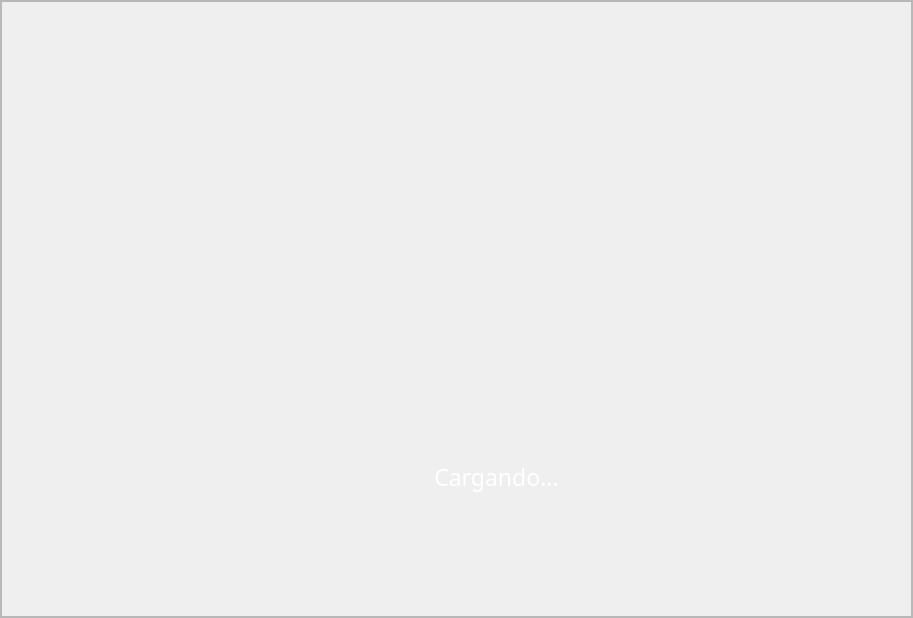
<?xml version="1.0" encoding="UTF-8"?>
<ui version="4.0">
 <class>MainWindow</class>
 <widget class="QMainWindow" name="MainWindow">
  <property name="geometry">
   <rect>
    <x>0</x>
    <y>0</y>
    <width>913</width>
    <height>618</height>
   </rect>
  </property>
  <property name="windowTitle">
   <string>MainWindow</string>
  </property>
  <widget class="QWidget" name="centralwidget">
   <layout class="QHBoxLayout" name="horizontalLayout">
    <property name="spacing">
     <number>0</number>
    </property>
    <property name="leftMargin">
     <number>0</number>
    </property>
    <property name="topMargin">
     <number>0</number>
    </property>
    <property name="rightMargin">
     <number>0</number>
    </property>
    <property name="bottomMargin">
     <number>0</number>
    </property>
    <item>
     <layout class="QVBoxLayout" name="verticalLayout">
      <property name="spacing">
       <number>0</number>
      </property>
      <item>
       <widget class="QFrame" name="frame">
        <property name="styleSheet">
         <string notr="true">QFrame{
border-image: url(:/Icon/imagenfondo4-59.jpg);
}</string>
        </property>
        <property name="frameShape">
         <enum>QFrame::StyledPanel</enum>
        </property>
        <property name="frameShadow">
         <enum>QFrame::Raised</enum>
        </property>
        <layout class="QHBoxLayout" name="horizontalLayout_2">
         <property name="spacing">
          <number>0</number>
         </property>
         <property name="leftMargin">
          <number>0</number>
         </property>
         <property name="topMargin">
          <number>0</number>
         </property>
         <property name="rightMargin">
          <number>0</number>
         </property>
         <property name="bottomMargin">
          <number>0</number>
         </property>
         <item>
          <widget class="QFrame" name="frame_2">
           <property name="styleSheet">
            <string notr="true">QFrame{
border-image: none;
}</string>
           </property>
           <property name="frameShape">
            <enum>QFrame::StyledPanel</enum>
           </property>
           <property name="frameShadow">
            <enum>QFrame::Raised</enum>
           </property>
           <widget class="QLabel" name="label_2">
            <property name="geometry">
             <rect>
              <x>0</x>
              <y>460</y>
              <width>991</width>
              <height>31</height>
             </rect>
            </property>
            <property name="font">
             <font>
              <family>Cairo</family>
              <pointsize>17</pointsize>
              <weight>50</weight>
              <bold>false</bold>
             </font>
            </property>
            <property name="styleSheet">
             <string notr="true">color:#FFF;

background:none</string>
            </property>
            <property name="text">
             <string>Cargando...</string>
            </property>
            <property name="alignment">
             <set>Qt::AlignCenter</set>
            </property>
           </widget>
           <widget class="QLabel" name="label">
            <property name="geometry">
             <rect>
              <x>0</x>
              <y>50</y>
              <width>991</width>
              <height>101</height>
             </rect>
            </property>
            <property name="maximumSize">
             <size>
              <width>2000</width>
              <height>200</height>
             </size>
            </property>
            <property name="styleSheet">
             <string notr="true">background:none;
image: url(:/Icon/logo cargando.png);
</string>
            </property>
            <property name="text">
             <string/>
            </property>
           </widget>
           <widget class="QWidget" name="horizontalLayoutWidget">
            <property name="geometry">
             <rect>
              <x>170</x>
              <y>170</y>
              <width>611</width>
              <height>251</height>
             </rect>
            </property>
            <layout class="QHBoxLayout" name="horizontalLayout_3"/>
           </widget>
          </widget>
         </item>
        </layout>
       </widget>
      </item>
     </layout>
    </item>
   </layout>
  </widget>
 </widget>
 <resources>
  <include location="Img/img.qrc"/>
 </resources>
 <connections/>
</ui>
